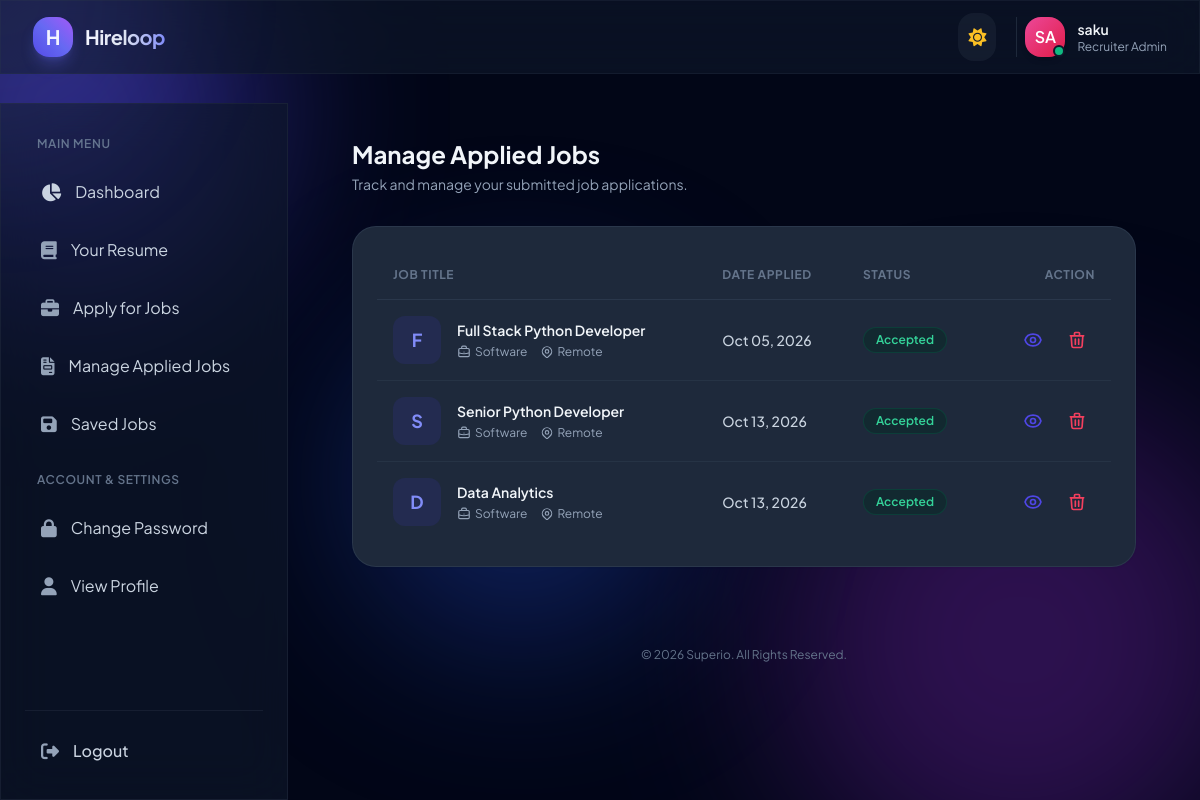
The app's page /job/manage-applied-jobs/ (signed in) with its own data.
### accounts/models.py (models this page shows)
class User(AbstractUser):
    email =  models.EmailField(unique= True ,null=False  )
    has_company = models.BooleanField(default = False)
    has_resume = models.BooleanField(default= False)
    is_recruiter = models.BooleanField(default= False)
    is_candidate = models.BooleanField(default= False)

### job/models.py (models this page shows)
class JobApplication(models.Model):
    resume = models.ForeignKey(Resume  , on_delete= models.CASCADE)
    job = models.ForeignKey( Job , on_delete= models.CASCADE)
    date_time_applied = models.DateTimeField(auto_now_add= True)
    date_applied = models.DateField(auto_now_add= True)
    status = models.CharField(
        max_length=100 ,
        choices=(
            ('Pending', 'Pending'),
            ('Accepted' , 'Accepted'),
            ('Declined' , 'Declined')
        ) ,
        default= 'Pending'
    )

class Job(models.Model):
    company= models.ForeignKey(Company , on_delete=models.CASCADE)
    title = models.CharField(max_length=100)
    date_time_posted = models.DateTimeField(auto_now_add= True)
    date_posted = models.DateField(auto_now_add= True)
    pay = models.CharField(max_length=50)
    pay_mode = models.CharField(
        max_length=20,
        choices= (
            ('Daily' , 'Daily'),
            ('Weekly' , 'Weekly'),
            ('Monthly' ,'Monthly')
        )
    )
    job_type = models.CharField(
        max_length=50 ,
        choices=(
            ('Part Time' ,'Part Time'),
            ( 'Full Time','Full Time')
        )
    )
    job_location =models.CharField(
        max_length=30 ,
        choices=(
          ('Remote' , 'Remote'),
          ('Hybrid' , 'Hybrid'),
          ( 'On site' , 'On site')
        )
    )
    job_cat = models.CharField(
        max_length= 20 ,
        choices=(
            ('Permanant' , 'Permanant'),
            ('Contract' , 'Contract')
        )
    )
    expiry_date = models.DateField(null=True)
    hours_per_week = models.PositiveIntegerField()
    job_description = models.TextField()
    is_published = models.BooleanField(default=False)
    status = models.CharField(
        max_length=40 ,
        choices=(
            ('Pending' , "Pending"),
            ('Active' , "Active"),
            ("Expired" , "Expired")
        ),
        default='Pending'
    )

### job/views.py (the view)
# urls.py: path('manage-applied-jobs/' , manage_applied_jobs , name="manage_applied_jobs"),
def manage_applied_jobs(request):
    jobs = JobApplication.objects.filter(resume = request.user.resume)
    context = {'jobs': jobs}
    return render(request , 'job/manage_applied_jobs.html' , context)

### templates/job/manage_applied_jobs.html (shortened to what this page needs)
{% extends 'base.html' %}
{% load static %}
{% block content %}
<div class="p-8 max-w-7xl mx-auto space-y-8 animate-fade-in">
    <div class="flex flex-col sm:flex-row sm:items-center justify-between gap-4">
        <div>
            <h1 class="text-2xl font-bold text-slate-800 dark:text-slate-100">Manage Applied Jobs</h1>
            <p class="text-sm text-slate-500 dark:text-slate-400 mt-1">
                Track and manage your submitted job applications.
            </p>
        </div>
    </div>
    <div class="bg-white dark:bg-slate-800 rounded-3xl p-6 shadow-sm border border-slate-100 dark:border-slate-700/60 overflow-hidden">
        <div class="overflow-x-auto">
            <table class="w-full text-left border-collapse">
                <thead>
                    <tr class="border-b border-slate-100 dark:border-slate-700/60 text-slate-400 dark:text-slate-500 text-xs font-semibold uppercase tracking-wider">
                        <th class="py-4 px-4">Job Title</th>
                        <th class="py-4 px-4">Date Applied</th>
                        <th class="py-4 px-4">Status</th>
                        <th class="py-4 px-4 text-right">Action</th>
                    </tr>
                </thead>
                <tbody class="divide-y divide-slate-100 dark:divide-slate-700/40 text-sm">
                    {% for job_app in jobs %}
                    <tr class="hover:bg-slate-50/50 dark:hover:bg-slate-700/20 transition-colors duration-150 group">
                        <td class="py-4 px-4">
                            <div class="flex items-center gap-4">
                                <div class="w-12 h-12 rounded-xl bg-indigo-50 dark:bg-indigo-900/30 text-indigo-600 dark:text-indigo-400 flex items-center justify-center font-bold text-lg shrink-0">
                                    {{ job_app.job.title|slice:":1"|upper }}
                                </div>
                                <div>
                                    <a href="{% url 'job-details' job_app.job.pk %}" class="font-semibold text-slate-800 dark:text-slate-100 hover:text-indigo-600 dark:hover:text-indigo-400 transition-colors">
                                        {{ job_app.job.title }}
                                    </a>
                                    <div class="flex items-center gap-3 text-xs text-slate-500 dark:text-slate-400 mt-1">
                                        <span class="flex items-center gap-1">
                                            {{ job_app.job.category|default:"Software" }}
                                        </span>
                                        <span class="flex items-center gap-1">
                                            {{ job_app.job.location|default:"Remote" }}
                                        </span>
                                    </div>
                                </div>
                            </div>
                        </td>
                        <td class="py-4 px-4 text-slate-600 dark:text-slate-300 font-medium">
                            {{ job_app.date_applied|date:"M d, Y" }}
                        </td>
                        <td class="py-4 px-4">
                            {% if job_app.status == 'Pending' %}
                                <span class="inline-flex items-center px-3 py-1 rounded-full text-xs font-semibold bg-amber-50 dark:bg-amber-950/40 text-amber-600 dark:text-amber-400 border border-amber-200/50 dark:border-amber-800/40">
                                    Pending
                                </span>
                            {% elif job_app.status == 'Accepted' %}
                                <span class="inline-flex items-center px-3 py-1 rounded-full text-xs font-semibold bg-emerald-50 dark:bg-emerald-950/40 text-emerald-600 dark:text-emerald-400 border border-emerald-200/50 dark:border-emerald-800/40">
                                    Accepted
                                </span>
                            {% elif job_app.status == 'Declined' %}
                                <span class="inline-flex items-center px-3 py-1 rounded-full text-xs font-semibold bg-rose-50 dark:bg-rose-950/40 text-rose-600 dark:text-rose-400 border border-rose-200/50 dark:border-rose-800/40">
                                    Declined
                                </span>
                            {% else %}
                                <span class="inline-flex items-center px-3 py-1 rounded-full text-xs font-semibold bg-slate-100 text-slate-600">
                                    {{ job_app.status }}
                                </span>
                            {% endif %}
                        </td>
                        <td class="py-4 px-4 text-right">
                            <div class="flex items-center justify-end gap-2">
                                <a href="{% url 'job-details' job_app.job.pk %}"
                                   title="View Job"
                                   class="p-2 text-indigo-600 hover:bg-indigo-50 dark:hover:bg-indigo-950/50 rounded-xl transition-all duration-200 hover:scale-105">
                                </a>
                                <a href="{% url 'delete_application' job_app.pk %}"
                                   onclick="return confirm('Are you sure you want to withdraw/delete this job application?');"
                                   title="Delete Application"
                                   class="p-2 text-rose-500 hover:bg-rose-50 dark:hover:bg-rose-950/50 rounded-xl transition-all duration-200 hover:scale-105">
                                    <svg class="w-5 h-5" fill="none" stroke="currentColor" viewBox="0 0 24 24">
                                        <path stroke-linecap="round" stroke-linejoin="round" stroke-width="2" d="M19 7l-.867 12.142A2 2 0 0116.138 21H7.862a2 2 0 01-1.995-1.858L5 7m5 4v6m4-6v6m1-10V4a1 1 0 00-1-1h-4a1 1 0 00-1 1v3M4 7h16"/>
                                    </svg>
                                </a>
                            </div>
                        </td>
                    </tr>
                    {% endfor %}
                </tbody>
            </table>
        </div>
    </div>
</div>
{% endblock %}

### templates/base.html (shortened to what this page needs)
<!doctype html>
<html lang="en" class="dark">
  <head>
    <script src="https://cdn.tailwindcss.com"></script>
    <link
      rel="stylesheet"
      href="https://cdnjs.cloudflare.com/ajax/libs/font-awesome/6.4.0/css/all.min.css"
    />
  </head>
  <body
    class="bg-slate-50 dark:bg-slate-950 text-slate-800 dark:text-slate-100 transition-colors duration-500 min-h-screen flex flex-col"
  >
    <div class="bg-mesh">
      <div
        class="blob w-96 h-96 bg-indigo-400 dark:bg-indigo-600 top-[-10%] left-[-10%]"
      ></div>
      <div
        class="blob w-[30rem] h-[30rem] bg-purple-400 dark:bg-purple-900 bottom-[-10%] right-[-5%]"
        style="animation-delay: -5s"
      ></div>
    </div>
    <div
      id="cursor-glow"
      class="pointer-events-none fixed top-0 left-0 w-80 h-80 bg-indigo-500/15 dark:bg-indigo-400/10 rounded-full blur-3xl -translate-x-1/2 -translate-y-1/2 transition-opacity duration-300 z-50"
    ></div>
    <header
      class="sticky top-0 z-40 w-full glass-card border-b border-slate-200/50 dark:border-slate-800/50 px-4 lg:px-8 py-3 flex items-center justify-between"
    >
      <div class="flex items-center gap-4">
        <a href="{% url 'dashboard' %}" class="flex items-center gap-3">
          <div
            class="w-10 h-10 rounded-2xl bg-gradient-to-tr from-indigo-600 via-indigo-500 to-purple-500 flex items-center justify-center text-white font-bold text-xl shadow-lg shadow-indigo-500/30 transform hover:scale-105 transition-transform duration-300"
          >
            H
          </div>
          <span
            class="text-xl font-bold bg-clip-text text-transparent bg-gradient-to-r from-slate-900 via-indigo-950 to-indigo-600 dark:from-white dark:via-slate-200 dark:to-indigo-400 tracking-tight"
          >
          </span>
        </a>
      </div>
      <div class="flex items-center gap-3 md:gap-5">
        <button
          id="theme-toggle"
          class="p-2.5 rounded-2xl bg-slate-200/50 dark:bg-slate-800/50 hover:bg-slate-300/50 dark:hover:bg-slate-700/50 text-slate-700 dark:text-slate-200 transition-all duration-300 active:scale-90"
        >
          <i
            class="fa-solid fa-sun hidden dark:block text-lg text-amber-400"
          ></i>
        </button>
        <div
          class="flex items-center gap-3 pl-2 border-l border-slate-200 dark:border-slate-800"
        >
          <div class="relative">
            <div
              class="w-10 h-10 rounded-2xl bg-gradient-to-br from-pink-500 to-rose-600 flex items-center justify-center text-white font-semibold shadow-md"
            >
              {{ request.user.username|slice:":2"|upper|default:"UK" }}
            </div>
            <span
              class="absolute bottom-0 right-0 w-3 h-3 bg-emerald-500 border-2 border-white dark:border-slate-900 rounded-full"
            ></span>
          </div>
          <div class="hidden md:block text-left">
            <div
              class="text-sm font-semibold text-slate-800 dark:text-slate-100 flex items-center gap-1.5"
            >
              {{request.user.first_name|default:request.user.last_name|default:"username"}}
            </div>
            <div class="text-xs text-slate-500 dark:text-slate-400">
              Recruiter Admin
            </div>
          </div>
        </div>
      </div>
    </header>
    <div class="flex flex-1 relative">
      <aside class="w-72 glass-card border-r border-slate-200/60 dark:border-slate-800/60 p-6 flex flex-col justify-between hidden lg:flex shrink-0 sticky top-[103px] h-[calc(100vh-103px)]">
    <nav class="space-y-1.5">
        <div class="px-3 py-2 text-xs font-semibold text-slate-400 dark:text-slate-500 uppercase tracking-wider">
            Main Menu
        </div>
        <a href="{% url 'dashboard' %}"
           class="flex items-center gap-3.5 px-4 py-3 rounded-2xl transition-all {% if request.resolver_match.url_name == 'dashboard' %}bg-indigo-600 text-white font-medium shadow-md shadow-indigo-500/20{% else %}text-slate-600 dark:text-slate-300 hover:bg-slate-100 dark:hover:bg-slate-800/60{% endif %}">
            <i class="fa-solid fa-chart-pie text-lg"></i>
            <span>Dashboard</span>
        </a>
        {% if request.user.is_candidate %}
            {% if request.user.has_resume %}
                 <a href="{% url "resume-details" request.user.resume.pk %}"
                   class="flex items-center gap-3.5 px-4 py-3 rounded-2xl text-slate-600 dark:text-slate-300 hover:bg-slate-100 dark:hover:bg-slate-800/60 transition-all group">
                    <i class="fa-solid fa-book text-lg text-slate-400 group-hover:text-indigo-500 transition-colors"></i>
                    <span>Your Resume</span>
                </a>
                <a href="{% url "available_jobs" %}"
                   class="flex items-center gap-3.5 px-4 py-3 rounded-2xl text-slate-600 dark:text-slate-300 hover:bg-slate-100 dark:hover:bg-slate-800/60 transition-all group">
                    <i class="fa-solid fa-briefcase text-lg text-slate-400 group-hover:text-indigo-500 transition-colors"></i>
                    <span>Apply for Jobs</span>
                </a>
                <a href="{% url "manage_applied_jobs" %}"
                   class="flex items-center gap-3.5 px-4 py-3 rounded-2xl text-slate-600 dark:text-slate-300 hover:bg-slate-100 dark:hover:bg-slate-800/60 transition-all group">
                    <i class="fa-solid fa-file-invoice text-lg text-slate-400 group-hover:text-indigo-500 transition-colors"></i>
                    <span>Manage Applied Jobs</span>
                </a>
                 <a href="{% url "all_saved_jobs" %}"
                   class="flex items-center gap-3.5 px-4 py-3 rounded-2xl text-slate-600 dark:text-slate-300 hover:bg-slate-100 dark:hover:bg-slate-800/60 transition-all group">
                    <i class="fa-solid fa-save text-lg text-slate-400 group-hover:text-indigo-500 transition-colors"></i>
                    <span>Saved Jobs</span>
                </a>
            {% endif %}
        {% endif %}
        <div class="pt-4 px-3 py-2 text-xs font-semibold text-slate-400 dark:text-slate-500 uppercase tracking-wider">
            Account & Settings
        </div>
        <a href="{% url 'change_password' %}"
           class="flex items-center gap-3.5 px-4 py-3 rounded-2xl text-slate-600 dark:text-slate-300 hover:bg-slate-100 dark:hover:bg-slate-800/60 transition-all group">
            <i class="fa-solid fa-lock text-lg text-slate-400 group-hover:text-indigo-500 transition-colors"></i>
            <span>Change Password</span>
        </a>
        <a href="{% url 'update-profile' request.user.pk %}"
           class="flex items-center gap-3.5 px-4 py-3 rounded-2xl text-slate-600 dark:text-slate-300 hover:bg-slate-100 dark:hover:bg-slate-800/60 transition-all group">
            <i class="fa-solid fa-user text-lg text-slate-400 group-hover:text-indigo-500 transition-colors"></i>
            <span>View Profile</span>
        </a>
    </nav>
    <div class="pt-4 border-t border-slate-200/60 dark:border-slate-800/60 space-y-1">
        <a href="{% url 'logout' %}"
           class="flex items-center gap-3.5 px-4 py-2.5 rounded-2xl text-slate-600 dark:text-slate-300 hover:bg-slate-200/50 dark:hover:bg-slate-800/50 transition-all font-medium">
            <i class="fa-solid fa-right-from-bracket text-lg text-slate-400"></i>
            <span>Logout</span>
        </a>
    </div>
  </aside>
      <main class="flex-1 p-4 lg:p-8 max-w-7xl mx-auto w-full space-y-6">
        {% block content %}{% endblock %}
        <footer
          class="text-center py-6 text-xs text-slate-400 dark:text-slate-500"
        >
          &copy; 2026 Superio. All Rights Reserved.
        </footer>
      </main>
    </div>
  </body>
</html>

### records on screen
User: user.username "SA", user.first_name "saku"
JobApplication: job "F", job "Full Stack Python Developer", job.category "Software", job.location "Remote", date_applied "Oct 05, 2026", status "Accepted"
JobApplication: job "S", job "Senior Python Developer", job.category "Software", job.location "Remote", date_applied "Oct 13, 2026", status "Accepted"
JobApplication: job "D", job "Data Analytics", job.category "Software", job.location "Remote", date_applied "Oct 13, 2026", status "Accepted"
